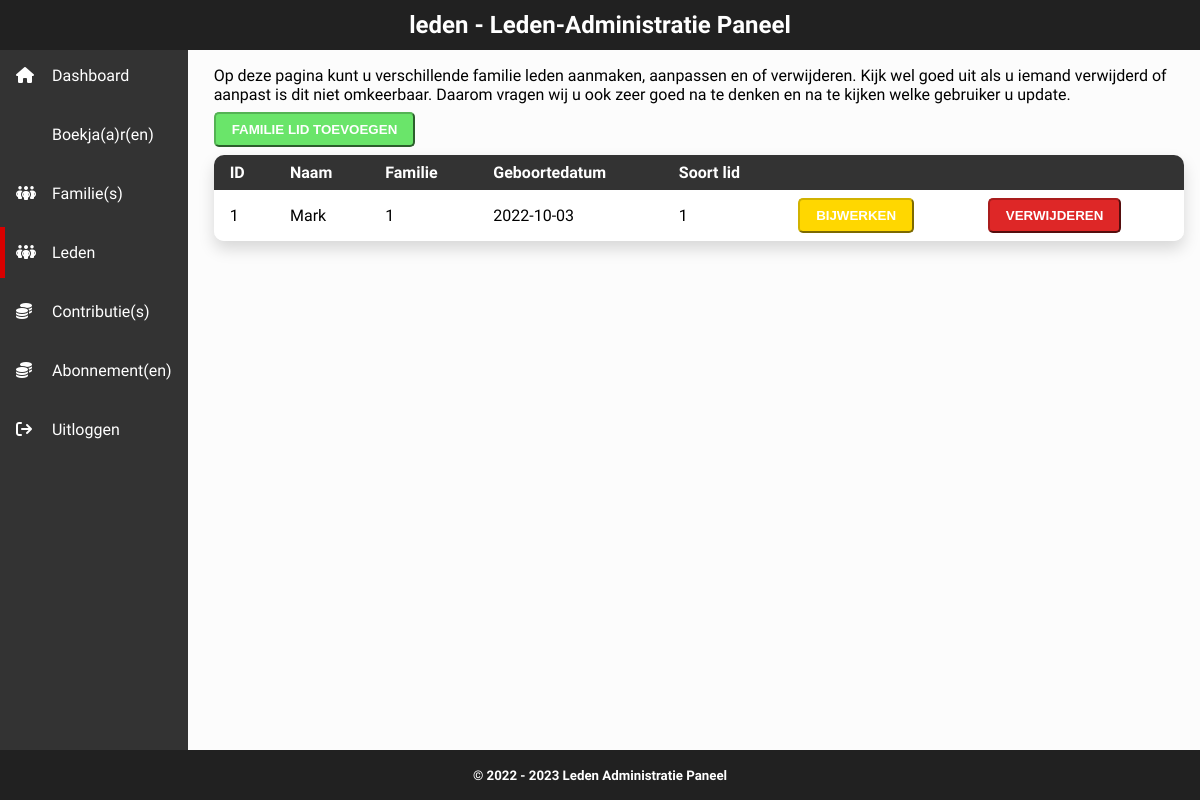
Before: /leden.php (signed in) with the older database file.
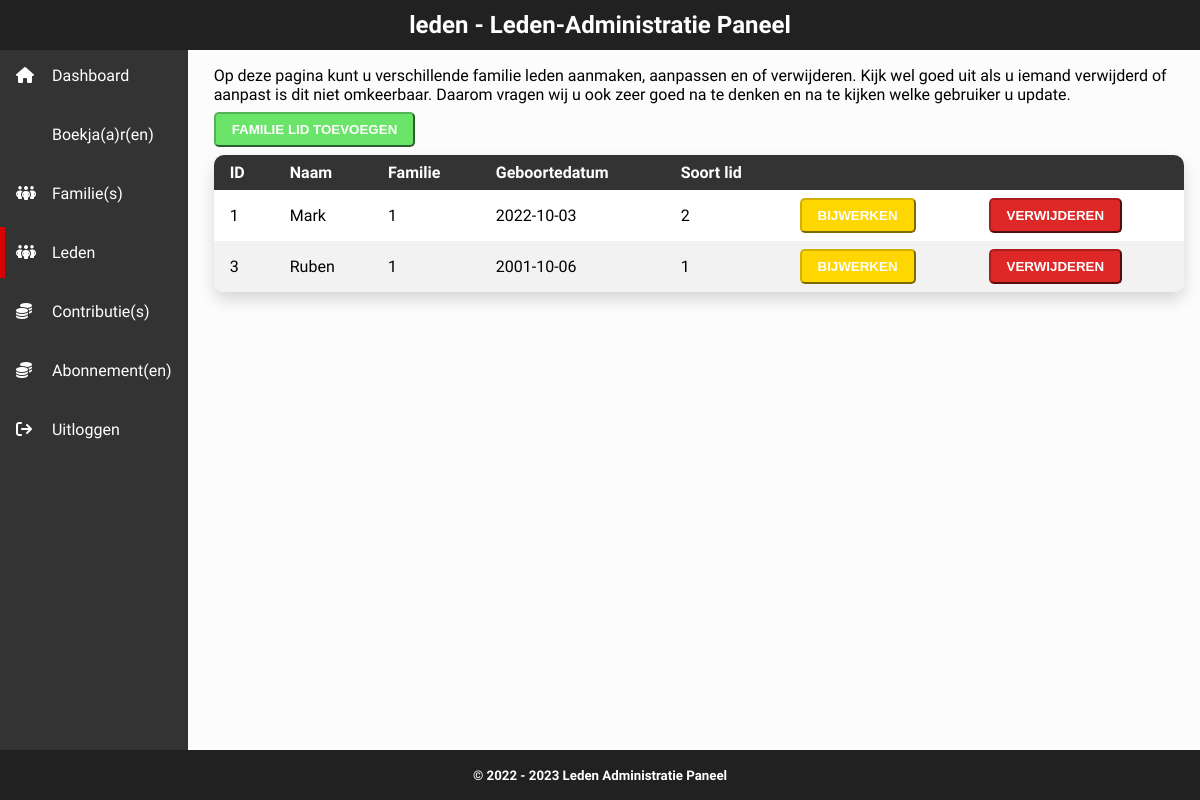
After: the same page with the newer database file.
### tables this page shows
CREATE TABLE `familielid` (
  `ID` int(100) NOT NULL,
  `Naam` varchar(255) NOT NULL,
  `Familie` int(11) NOT NULL,
  `Geboortedatum` date NOT NULL,
  `SoortLid` int(100) NOT NULL
);

### mvc/controller/controller.php (called while the page is built, shortened)
<?php
include_once("./mvc/model/Model.php");
class Controller {
    public $model;
    public function __construct() {
        $this->model = new Model();
    }
    public function listFamilyMembers() {
        $FamilyMembers = $this->model->getFamilyMembersList();
        include './mvc/view/familymemberslist.php';
    }
}

### mvc/model/Model.php (called while the page is built, shortened)
<?php
include_once("./mvc/model/FamilyMember.php");
class Model {
    public function getFamilyMembersList() {
        include 'inc/process/connect.php';
        $familyMembers = array();
        try {
            $stmt = $conn->prepare("SELECT * FROM familielid");
            $stmt->execute();
            while ($row = $stmt->fetch(PDO::FETCH_ASSOC)) {
                $familyMembers[] = new FamilyMember($row['ID'], $row['Naam'], $row['Familie'], $row['Geboortedatum'], $row['SoortLid']);
            }
        } catch(PDOException $e) {
            echo "Foutmelding: " . $e->getMessage();
        }
        return $familyMembers;
    }
}
?>

### mvc/model/FamilyMember.php (called while the page is built, shortened)
<?php
class FamilyMember {
    public function __construct($ID, $name, $family, $birthdate, $memberType) {
        $this->ID = $ID;
        $this->name = $name;
        $this->family = $family;
        $this->birthdate = $birthdate;
        $this->memberType = $memberType;
    }
}
?>

### mvc/view/familymemberslist.php (the view)
<table>
    <thead>
        <tr>
            <th>ID</th>
            <th>Naam</th>
            <th>Familie</th>
            <th>Geboortedatum</th>
            <th>Soort lid</th>
            <th colspan="2">&nbsp;</th>
        </tr>
    </thead>
    <tbody>
        <?php foreach ($FamilyMembers as $familyMember) { ?>
            <tr>
                <td><?php echo $familyMember->ID; ?></td>
                <td><?php echo $familyMember->name; ?></td>
                <td><?php echo $familyMember->family; ?></td>
                <td><?php echo $familyMember->birthdate; ?></td>
                <td><?php echo $familyMember->memberType; ?></td>
                <td>
                    <a href="./leden.php?action=update&id=<?php echo $familyMember->ID; ?>">
                        <button class="watchout">Bijwerken</button>
                    </a>
                </td>
                <td>
                    <a href="./leden.php?action=delete&id=<?php echo $familyMember->ID; ?>">
                        <button class="failure">Verwijderen</button>
                    </a>
                </td>
            </tr>
        <?php } ?>
    </tbody>
</table>

Changed rows visible on the page:
changed familielid "Mark": SoortLid "1" → "2"
added familielid: ID "3", Naam "Ruben", Familie "1", Geboortedatum "2001-10-06", SoortLid "1"
